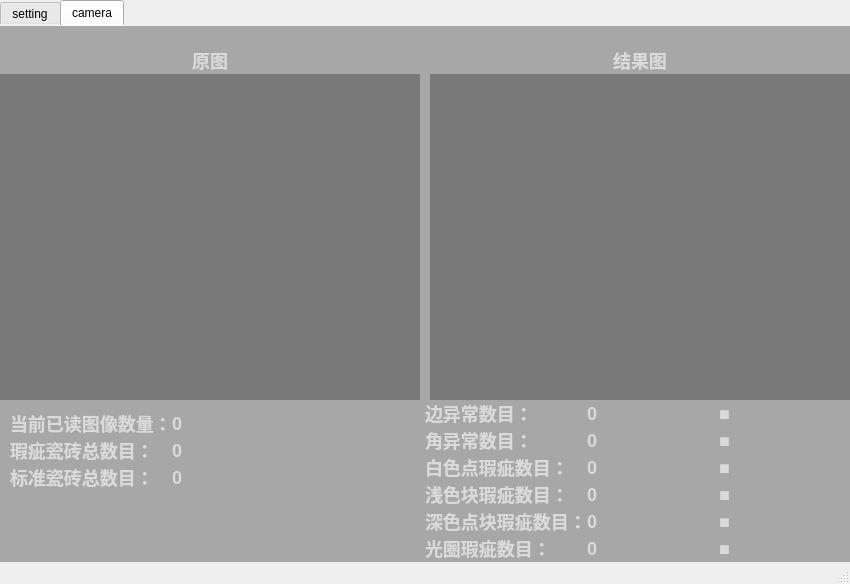
<?xml version="1.0" encoding="UTF-8"?>
<ui version="4.0">
 <class>MainWindow</class>
 <widget class="QMainWindow" name="MainWindow">
  <property name="geometry">
   <rect>
    <x>0</x>
    <y>0</y>
    <width>850</width>
    <height>584</height>
   </rect>
  </property>
  <property name="windowTitle">
   <string>CameraWindow</string>
  </property>
  <property name="windowIcon">
   <iconset>
    <normaloff>:/img/icon/熊猫.png</normaloff>:/img/icon/熊猫.png</iconset>
  </property>
  <property name="styleSheet">
   <string notr="true">QMessageBox{
	background-color: rgb(104, 104, 104);
}
QTabWidget::pane{
	border: none;
}
QLabel{
	font-size: 18px;
	font-family: &quot;Microsoft YaHei&quot;;
	font-weight: bold;
 	border-radius:9px;
	background:rgba(66, 195, 255, 0);
	color: rgb(218, 218, 218);
}
#sideColor, #angleColor,
#lightColor, #whiteColor,
#darkColor, #apertureColor {
	font: 150 14pt &quot;Agency FB&quot;;
}
QPushButton {
	font-size: 18px;
	font-family: &quot;Microsoft YaHei&quot;;
	font-weight: bold;
 	border-radius:9px;
	background:rgba(66, 195, 255, 0);
	color: rgb(218, 218, 218);
}
QPushButton:focus{
	outline: none;
}
QPushButton::pressed{
	font-family: &quot;Microsoft YaHei&quot;;
    font-size: 14px;
    font-weight: bold;
    color:rgb(200,200,200);
    text-align: center center;
    padding-left: 5px;
	padding-right: 5px;
	padding-top: 4px;
	padding-bottom: 4px;
	border-style: solid;
	border-width: 0px;
	border-color: rgba(255, 255, 255, 255);	
	border-radius: 3px;
	background-color:  #bf513b;
}		
QPushButton::disabled{font-family: &quot;Microsoft YaHei&quot;;
	font-size: 14px;
	font-weight: bold;
	color:rgb(200,200,200);
	text-align: center center;
	padding-left: 5px;
	padding-right: 5px;
	padding-top: 4px;
	padding-bottom: 4px;
	border-style: solid;
	border-width: 0px;
	border-color: rgba(255, 255, 255, 255);
	border-radius: 3px;
	background-color:  #bf513b;
}
QPushButton::hover {
	border-style: solid;
	border-width: 0px;
	border-radius: 0px;
	background-color: rgba(48,148,243,80);
}
#queryButton {
	font-size: 24px;
}</string>
  </property>
  <widget class="QWidget" name="centralwidget">
   <layout class="QVBoxLayout" name="verticalLayout">
    <property name="spacing">
     <number>0</number>
    </property>
    <property name="leftMargin">
     <number>0</number>
    </property>
    <property name="topMargin">
     <number>0</number>
    </property>
    <property name="rightMargin">
     <number>0</number>
    </property>
    <property name="bottomMargin">
     <number>0</number>
    </property>
    <item>
     <widget class="QTabWidget" name="cameraTabWidget">
      <property name="styleSheet">
       <string notr="true">#settingWidget{
background-color: rgba(95, 95, 95, 0.5);
}
#cameraWidget{
background-color: rgba(95, 95, 95, 0.5);
}</string>
      </property>
      <property name="currentIndex">
       <number>1</number>
      </property>
      <widget class="QWidget" name="settingWidget">
       <attribute name="title">
        <string>setting</string>
       </attribute>
       <layout class="QVBoxLayout" name="verticalLayout_3">
        <property name="spacing">
         <number>0</number>
        </property>
        <property name="leftMargin">
         <number>0</number>
        </property>
        <property name="topMargin">
         <number>0</number>
        </property>
        <property name="rightMargin">
         <number>0</number>
        </property>
        <property name="bottomMargin">
         <number>20</number>
        </property>
        <item>
         <spacer name="TVerticalSpacer">
          <property name="orientation">
           <enum>Qt::Vertical</enum>
          </property>
          <property name="sizeHint" stdset="0">
           <size>
            <width>20</width>
            <height>219</height>
           </size>
          </property>
         </spacer>
        </item>
        <item>
         <layout class="QHBoxLayout" name="centerHorizontalLayout">
          <item>
           <spacer name="LCHorizontalSpacer">
            <property name="orientation">
             <enum>Qt::Horizontal</enum>
            </property>
            <property name="sizeHint" stdset="0">
             <size>
              <width>40</width>
              <height>20</height>
             </size>
            </property>
           </spacer>
          </item>
          <item>
           <layout class="QVBoxLayout" name="centerVerticalLayout">
            <property name="spacing">
             <number>0</number>
            </property>
            <item>
             <layout class="QHBoxLayout" name="topCenterHorizontalLayout">
              <property name="spacing">
               <number>0</number>
              </property>
              <item>
               <widget class="QLabel" name="floderLabel">
                <property name="minimumSize">
                 <size>
                  <width>140</width>
                  <height>0</height>
                 </size>
                </property>
                <property name="maximumSize">
                 <size>
                  <width>140</width>
                  <height>16777215</height>
                 </size>
                </property>
                <property name="text">
                 <string>图像存放目录：</string>
                </property>
                <property name="alignment">
                 <set>Qt::AlignRight|Qt::AlignTrailing|Qt::AlignVCenter</set>
                </property>
               </widget>
              </item>
              <item>
               <widget class="QLineEdit" name="floderEdit">
                <property name="minimumSize">
                 <size>
                  <width>250</width>
                  <height>0</height>
                 </size>
                </property>
                <property name="text">
                 <string/>
                </property>
               </widget>
              </item>
              <item>
               <widget class="QPushButton" name="floderButton">
                <property name="minimumSize">
                 <size>
                  <width>55</width>
                  <height>28</height>
                 </size>
                </property>
                <property name="maximumSize">
                 <size>
                  <width>16777215</width>
                  <height>28</height>
                 </size>
                </property>
                <property name="toolTip">
                 <string>file</string>
                </property>
                <property name="styleSheet">
                 <string notr="true">QPushButton{font-family: &quot;Microsoft YaHei&quot;;
font-size: 14px;
font-weight: bold;
color:white;
text-align: center center;
padding-left: 5px;
padding-right: 5px;
padding-top: 4px;
padding-bottom: 4px;
border-style: solid;
border-width: 0px;
border-color: rgba(255, 255, 255, 255);
border-radius: 3px;
background-color: rgba(200, 200, 200,0);}

QPushButton:focus{outline: none;}

QPushButton::pressed{font-family: &quot;Microsoft YaHei&quot;;
                     font-size: 14px;
                     font-weight: bold;
                     color:rgb(200,200,200);
                     text-align: center center;
                     padding-left: 5px;
                     padding-right: 5px;
                     padding-top: 4px;
                     padding-bottom: 4px;
                     border-style: solid;
                     border-width: 0px;
                     border-color: rgba(255, 255, 255, 255);
                     border-radius: 3px;
                     background-color:  #bf513b;}

QPushButton::disabled{font-family: &quot;Microsoft YaHei&quot;;
                     font-size: 14px;
                     font-weight: bold;
                     color:rgb(200,200,200);
                     text-align: center center;
                     padding-left: 5px;
                     padding-right: 5px;
                     padding-top: 4px;
                     padding-bottom: 4px;
                     border-style: solid;
                     border-width: 0px;
                     border-color: rgba(255, 255, 255, 255);
                     border-radius: 3px;
                     background-color:  #bf513b;}
QPushButton::hover {
border-style: solid;
border-width: 0px;
border-radius: 0px;
background-color: rgba(48,148,243,80);}</string>
                </property>
                <property name="text">
                 <string/>
                </property>
                <property name="icon">
                 <iconset>
                  <normaloff>:/img/icon/打开.png</normaloff>:/img/icon/打开.png</iconset>
                </property>
               </widget>
              </item>
             </layout>
            </item>
            <item>
             <layout class="QHBoxLayout" name="centerCenterHorizontalLayout">
              <property name="spacing">
               <number>0</number>
              </property>
              <item>
               <widget class="QLabel" name="label">
                <property name="minimumSize">
                 <size>
                  <width>140</width>
                  <height>0</height>
                 </size>
                </property>
                <property name="maximumSize">
                 <size>
                  <width>140</width>
                  <height>16777215</height>
                 </size>
                </property>
                <property name="layoutDirection">
                 <enum>Qt::LeftToRight</enum>
                </property>
                <property name="text">
                 <string>摄像头编号：</string>
                </property>
                <property name="alignment">
                 <set>Qt::AlignRight|Qt::AlignTrailing|Qt::AlignVCenter</set>
                </property>
               </widget>
              </item>
              <item>
               <widget class="QComboBox" name="comboBox"/>
              </item>
              <item>
               <spacer name="horizontalSpacer">
                <property name="orientation">
                 <enum>Qt::Horizontal</enum>
                </property>
                <property name="sizeHint" stdset="0">
                 <size>
                  <width>40</width>
                  <height>20</height>
                 </size>
                </property>
               </spacer>
              </item>
             </layout>
            </item>
            <item>
             <layout class="QHBoxLayout" name="bottomCenterHorizontalLayout">
              <property name="spacing">
               <number>0</number>
              </property>
              <item>
               <widget class="QLabel" name="timeLabel">
                <property name="minimumSize">
                 <size>
                  <width>140</width>
                  <height>0</height>
                 </size>
                </property>
                <property name="maximumSize">
                 <size>
                  <width>140</width>
                  <height>16777215</height>
                 </size>
                </property>
                <property name="text">
                 <string>拍摄间隔：</string>
                </property>
                <property name="alignment">
                 <set>Qt::AlignRight|Qt::AlignTrailing|Qt::AlignVCenter</set>
                </property>
               </widget>
              </item>
              <item>
               <widget class="QSpinBox" name="timeNum">
                <property name="minimumSize">
                 <size>
                  <width>60</width>
                  <height>25</height>
                 </size>
                </property>
                <property name="maximumSize">
                 <size>
                  <width>60</width>
                  <height>25</height>
                 </size>
                </property>
                <property name="focusPolicy">
                 <enum>Qt::ClickFocus</enum>
                </property>
                <property name="styleSheet">
                 <string notr="true">QSpinBox{
background:rgba(200, 200, 200,50);
color:white;
font-size: 14px;
font-family: &quot;Microsoft YaHei UI&quot;;
border-style: solid;
border-width: 1px;
border-color: rgba(200, 200, 200,100);
border-radius: 3px;}

QSpinBox::down-button{
background:rgba(200, 200, 200,0);
border-image: url(:/img/icon/箭头_列表展开.png);}
QDoubleSpinBox::down-button::hover{
background:rgba(200, 200, 200,100);
border-image: url(:/img/icon/箭头_列表展开.png);}

QSpinBox::up-button{
background:rgba(200, 200, 200,0);
border-image: url(:/img/icon/箭头_列表收起.png);}
QSpinBox::up-button::hover{
background:rgba(200, 200, 200,100);
border-image: url(:/img/icon/箭头_列表收起.png);}
</string>
                </property>
                <property name="keyboardTracking">
                 <bool>false</bool>
                </property>
                <property name="minimum">
                 <number>1</number>
                </property>
                <property name="maximum">
                 <number>600</number>
                </property>
                <property name="singleStep">
                 <number>1</number>
                </property>
                <property name="stepType">
                 <enum>QAbstractSpinBox::DefaultStepType</enum>
                </property>
                <property name="value">
                 <number>5</number>
                </property>
               </widget>
              </item>
              <item>
               <widget class="QLabel" name="SLabel">
                <property name="maximumSize">
                 <size>
                  <width>140</width>
                  <height>16777215</height>
                 </size>
                </property>
                <property name="text">
                 <string>s</string>
                </property>
                <property name="alignment">
                 <set>Qt::AlignCenter</set>
                </property>
               </widget>
              </item>
              <item>
               <spacer name="RBCHorizontalSpacer">
                <property name="orientation">
                 <enum>Qt::Horizontal</enum>
                </property>
                <property name="sizeHint" stdset="0">
                 <size>
                  <width>40</width>
                  <height>20</height>
                 </size>
                </property>
               </spacer>
              </item>
             </layout>
            </item>
           </layout>
          </item>
          <item>
           <spacer name="RCHorizontalSpacer">
            <property name="orientation">
             <enum>Qt::Horizontal</enum>
            </property>
            <property name="sizeHint" stdset="0">
             <size>
              <width>40</width>
              <height>20</height>
             </size>
            </property>
           </spacer>
          </item>
         </layout>
        </item>
        <item>
         <spacer name="CCVerticalSpacer">
          <property name="orientation">
           <enum>Qt::Vertical</enum>
          </property>
          <property name="sizeHint" stdset="0">
           <size>
            <width>442</width>
            <height>13</height>
           </size>
          </property>
         </spacer>
        </item>
        <item>
         <spacer name="BVerticalSpacer">
          <property name="orientation">
           <enum>Qt::Vertical</enum>
          </property>
          <property name="sizeHint" stdset="0">
           <size>
            <width>20</width>
            <height>232</height>
           </size>
          </property>
         </spacer>
        </item>
        <item>
         <layout class="QHBoxLayout" name="BHorizontalLayout">
          <property name="spacing">
           <number>100</number>
          </property>
          <property name="rightMargin">
           <number>0</number>
          </property>
          <item>
           <spacer name="LBHorizontalSpacer">
            <property name="orientation">
             <enum>Qt::Horizontal</enum>
            </property>
            <property name="sizeHint" stdset="0">
             <size>
              <width>40</width>
              <height>20</height>
             </size>
            </property>
           </spacer>
          </item>
          <item>
           <widget class="QPushButton" name="enterButton">
            <property name="text">
             <string>ok</string>
            </property>
           </widget>
          </item>
          <item>
           <widget class="QPushButton" name="cancelButton">
            <property name="text">
             <string>Cancel</string>
            </property>
            <property name="default">
             <bool>false</bool>
            </property>
           </widget>
          </item>
          <item>
           <spacer name="RBHorizontalSpacer">
            <property name="orientation">
             <enum>Qt::Horizontal</enum>
            </property>
            <property name="sizeHint" stdset="0">
             <size>
              <width>40</width>
              <height>20</height>
             </size>
            </property>
           </spacer>
          </item>
         </layout>
        </item>
       </layout>
      </widget>
      <widget class="QWidget" name="cameraWidget">
       <attribute name="title">
        <string>camera</string>
       </attribute>
       <layout class="QHBoxLayout" name="horizontalLayout_2" stretch="10">
        <property name="spacing">
         <number>0</number>
        </property>
        <property name="leftMargin">
         <number>0</number>
        </property>
        <property name="topMargin">
         <number>0</number>
        </property>
        <property name="rightMargin">
         <number>0</number>
        </property>
        <property name="bottomMargin">
         <number>0</number>
        </property>
        <item>
         <layout class="QVBoxLayout" name="homeLeftVerticalLayout">
          <property name="spacing">
           <number>0</number>
          </property>
          <item>
           <widget class="QLabel" name="nameLabel">
            <property name="text">
             <string/>
            </property>
           </widget>
          </item>
          <item>
           <layout class="QGridLayout" name="homeCenterGridLayout">
            <property name="horizontalSpacing">
             <number>10</number>
            </property>
            <property name="verticalSpacing">
             <number>0</number>
            </property>
            <item row="0" column="0">
             <widget class="QLabel" name="ANSLabel">
              <property name="maximumSize">
               <size>
                <width>16777215</width>
                <height>30</height>
               </size>
              </property>
              <property name="styleSheet">
               <string notr="true">font: 16pt &quot;Agency FB&quot;;</string>
              </property>
              <property name="text">
               <string>原图</string>
              </property>
              <property name="alignment">
               <set>Qt::AlignCenter</set>
              </property>
             </widget>
            </item>
            <item row="0" column="1">
             <widget class="QLabel" name="ODLabel">
              <property name="maximumSize">
               <size>
                <width>16777215</width>
                <height>16777215</height>
               </size>
              </property>
              <property name="styleSheet">
               <string notr="true">font: 16pt &quot;Agency FB&quot;;</string>
              </property>
              <property name="text">
               <string>结果图</string>
              </property>
              <property name="alignment">
               <set>Qt::AlignCenter</set>
              </property>
             </widget>
            </item>
            <item row="1" column="0">
             <widget class="QGraphicsView" name="inputImage">
              <property name="styleSheet">
               <string notr="true">QGraphicsView{
background-color: rgba(75, 75, 75, 0.5);
border: 0px solid #42adff;
border-radius:0px;}</string>
              </property>
             </widget>
            </item>
            <item row="1" column="1">
             <widget class="QGraphicsView" name="outImage">
              <property name="styleSheet">
               <string notr="true">QGraphicsView{
background-color: rgba(75, 75, 75, 0.5);
border: 0px solid #42adff;
border-radius:0px;
}</string>
              </property>
             </widget>
            </item>
           </layout>
          </item>
          <item>
           <layout class="QHBoxLayout" name="homeEndHorizontalLayout">
            <item>
             <layout class="QFormLayout" name="homeEndLeftFormLayout">
              <property name="verticalSpacing">
               <number>0</number>
              </property>
              <property name="leftMargin">
               <number>10</number>
              </property>
              <property name="topMargin">
               <number>10</number>
              </property>
              <property name="rightMargin">
               <number>10</number>
              </property>
              <property name="bottomMargin">
               <number>10</number>
              </property>
              <item row="0" column="0">
               <widget class="QLabel" name="currentLabel">
                <property name="styleSheet">
                 <string notr="true">font: 14pt &quot;Agency FB&quot;;</string>
                </property>
                <property name="text">
                 <string>当前已读图像数量：</string>
                </property>
               </widget>
              </item>
              <item row="0" column="1">
               <widget class="QLabel" name="currentNum">
                <property name="styleSheet">
                 <string notr="true">font: 12pt &quot;Arial&quot;;</string>
                </property>
                <property name="text">
                 <string>0</string>
                </property>
               </widget>
              </item>
              <item row="1" column="1">
               <widget class="QLabel" name="flawNum">
                <property name="styleSheet">
                 <string notr="true">font: 12pt &quot;Arial&quot;;</string>
                </property>
                <property name="text">
                 <string>0</string>
                </property>
               </widget>
              </item>
              <item row="2" column="0">
               <widget class="QLabel" name="standLabel">
                <property name="styleSheet">
                 <string notr="true">font: 14pt &quot;Agency FB&quot;;</string>
                </property>
                <property name="text">
                 <string>标准瓷砖总数目：</string>
                </property>
               </widget>
              </item>
              <item row="2" column="1">
               <widget class="QLabel" name="standNum">
                <property name="styleSheet">
                 <string notr="true">font: 12pt &quot;Arial&quot;;</string>
                </property>
                <property name="text">
                 <string>0</string>
                </property>
               </widget>
              </item>
              <item row="1" column="0">
               <widget class="QLabel" name="flawLabel">
                <property name="styleSheet">
                 <string notr="true">font: 14pt &quot;Agency FB&quot;;</string>
                </property>
                <property name="text">
                 <string>瑕疵瓷砖总数目：</string>
                </property>
               </widget>
              </item>
             </layout>
            </item>
            <item>
             <layout class="QGridLayout" name="homeEndRightGridLayout">
              <property name="verticalSpacing">
               <number>0</number>
              </property>
              <item row="1" column="2">
               <widget class="QLabel" name="angleColor">
                <property name="styleSheet">
                 <string notr="true"/>
                </property>
                <property name="text">
                 <string>■</string>
                </property>
               </widget>
              </item>
              <item row="3" column="0">
               <widget class="QLabel" name="lightLabel">
                <property name="styleSheet">
                 <string notr="true">font: 14pt &quot;Agency FB&quot;;</string>
                </property>
                <property name="text">
                 <string>浅色块瑕疵数目：</string>
                </property>
               </widget>
              </item>
              <item row="0" column="2">
               <widget class="QLabel" name="sideColor">
                <property name="styleSheet">
                 <string notr="true"/>
                </property>
                <property name="text">
                 <string>■</string>
                </property>
               </widget>
              </item>
              <item row="1" column="1">
               <widget class="QLabel" name="angleNum">
                <property name="styleSheet">
                 <string notr="true">font: 12pt &quot;Arial&quot;;</string>
                </property>
                <property name="text">
                 <string>0</string>
                </property>
               </widget>
              </item>
              <item row="4" column="1">
               <widget class="QLabel" name="darkNum">
                <property name="styleSheet">
                 <string notr="true">font: 12pt &quot;Arial&quot;;</string>
                </property>
                <property name="text">
                 <string>0</string>
                </property>
               </widget>
              </item>
              <item row="5" column="0">
               <widget class="QLabel" name="apertureLabel">
                <property name="styleSheet">
                 <string notr="true">font: 14pt &quot;Agency FB&quot;;</string>
                </property>
                <property name="text">
                 <string>光圈瑕疵数目：</string>
                </property>
               </widget>
              </item>
              <item row="2" column="0">
               <widget class="QLabel" name="whiteLabel">
                <property name="styleSheet">
                 <string notr="true">font: 14pt &quot;Agency FB&quot;;</string>
                </property>
                <property name="text">
                 <string>白色点瑕疵数目：</string>
                </property>
               </widget>
              </item>
              <item row="2" column="1">
               <widget class="QLabel" name="whiteNum">
                <property name="styleSheet">
                 <string notr="true">font: 12pt &quot;Arial&quot;;</string>
                </property>
                <property name="text">
                 <string>0</string>
                </property>
               </widget>
              </item>
              <item row="0" column="0">
               <widget class="QLabel" name="sideLabel">
                <property name="styleSheet">
                 <string notr="true">font: 14pt &quot;Agency FB&quot;;</string>
                </property>
                <property name="text">
                 <string>边异常数目：</string>
                </property>
               </widget>
              </item>
              <item row="3" column="1">
               <widget class="QLabel" name="lightNum">
                <property name="styleSheet">
                 <string notr="true">font: 12pt &quot;Arial&quot;;</string>
                </property>
                <property name="text">
                 <string>0</string>
                </property>
               </widget>
              </item>
              <item row="1" column="0">
               <widget class="QLabel" name="angleLabel">
                <property name="styleSheet">
                 <string notr="true">font: 14pt &quot;Agency FB&quot;;</string>
                </property>
                <property name="text">
                 <string>角异常数目：</string>
                </property>
               </widget>
              </item>
              <item row="5" column="1">
               <widget class="QLabel" name="apertureNum">
                <property name="styleSheet">
                 <string notr="true">font: 12pt &quot;Arial&quot;;</string>
                </property>
                <property name="text">
                 <string>0</string>
                </property>
               </widget>
              </item>
              <item row="0" column="1">
               <widget class="QLabel" name="sideNum">
                <property name="styleSheet">
                 <string notr="true">font: 12pt &quot;Arial&quot;;</string>
                </property>
                <property name="text">
                 <string>0</string>
                </property>
               </widget>
              </item>
              <item row="2" column="2">
               <widget class="QLabel" name="whiteColor">
                <property name="styleSheet">
                 <string notr="true"/>
                </property>
                <property name="text">
                 <string>■</string>
                </property>
               </widget>
              </item>
              <item row="4" column="0">
               <widget class="QLabel" name="darkLabel">
                <property name="styleSheet">
                 <string notr="true">font: 14pt &quot;Agency FB&quot;;</string>
                </property>
                <property name="text">
                 <string>深色点块瑕疵数目：</string>
                </property>
               </widget>
              </item>
              <item row="3" column="2">
               <widget class="QLabel" name="lightColor">
                <property name="styleSheet">
                 <string notr="true"/>
                </property>
                <property name="text">
                 <string>■</string>
                </property>
               </widget>
              </item>
              <item row="4" column="2">
               <widget class="QLabel" name="darkColor">
                <property name="styleSheet">
                 <string notr="true"/>
                </property>
                <property name="text">
                 <string>■</string>
                </property>
               </widget>
              </item>
              <item row="5" column="2">
               <widget class="QLabel" name="apertureColor">
                <property name="styleSheet">
                 <string notr="true"/>
                </property>
                <property name="text">
                 <string>■</string>
                </property>
               </widget>
              </item>
             </layout>
            </item>
           </layout>
          </item>
         </layout>
        </item>
       </layout>
      </widget>
     </widget>
    </item>
   </layout>
  </widget>
  <widget class="QStatusBar" name="statusbar"/>
 </widget>
 <resources/>
 <connections/>
</ui>
